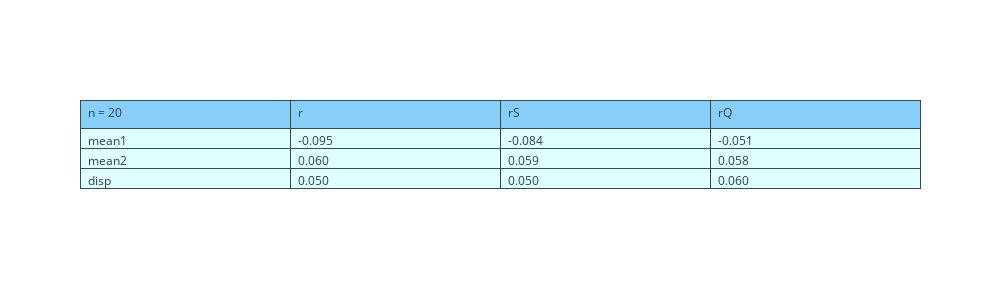
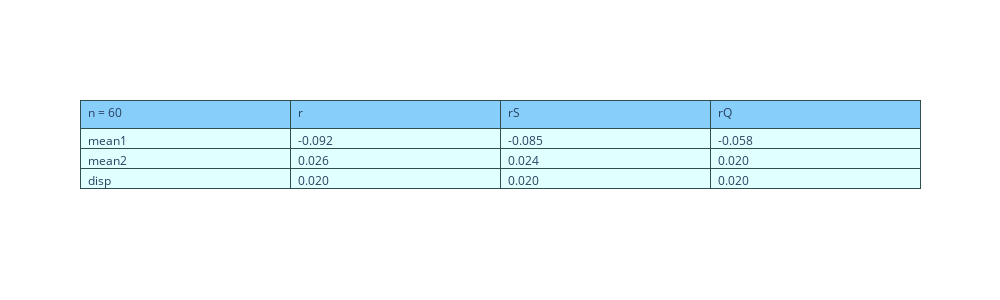
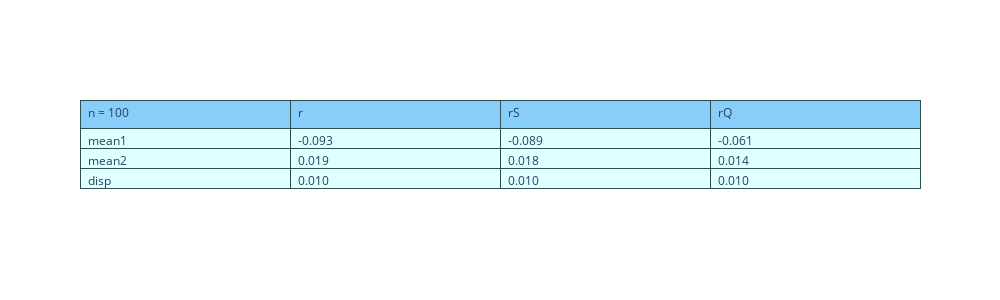

Notebook code cell kept with these figures, in order:
### Code cell
Draw(func,20)
Draw(func,60)
Draw(func,100)

### Figure 1 — Plotly figure (JSON) as saved in the notebook; plotly's stock layout.template omitted (floating-point values rounded to 4 significant figures)
{"data": [{"cells": {"align": "left", "fill": {"color": "lightcyan"}, "format": ["", ".3f"], "line": {"color": "darkslategray"}, "values": [["mean1", "mean2", "disp"], [-0.09533, 0.05976, 0.05], [-0.08439, 0.0591, 0.05], [-0.05136, 0.05812, 0.06]]}, "header": {"align": "left", "fill": {"color": "lightskyblue"}, "line": {"color": "darkslategray"}, "values": ["n = 20", "r", "rS", "rQ"]}, "type": "table"}], "layout": {"height": 300, "width": 1000}}

### Figure 2 — Plotly figure (JSON) as saved in the notebook; plotly's stock layout.template omitted (floating-point values rounded to 4 significant figures)
{"data": [{"cells": {"align": "left", "fill": {"color": "lightcyan"}, "format": ["", ".3f"], "line": {"color": "darkslategray"}, "values": [["mean1", "mean2", "disp"], [-0.09171, 0.02595, 0.02], [-0.08459, 0.02442, 0.02], [-0.0576, 0.02011, 0.02]]}, "header": {"align": "left", "fill": {"color": "lightskyblue"}, "line": {"color": "darkslategray"}, "values": ["n = 60", "r", "rS", "rQ"]}, "type": "table"}], "layout": {"height": 300, "width": 1000}}

### Figure 3 — Plotly figure (JSON) as saved in the notebook; plotly's stock layout.template omitted (floating-point values rounded to 4 significant figures)
{"data": [{"cells": {"align": "left", "fill": {"color": "lightcyan"}, "format": ["", ".3f"], "line": {"color": "darkslategray"}, "values": [["mean1", "mean2", "disp"], [-0.09307, 0.01852, 0.01], [-0.08901, 0.01758, 0.01], [-0.06078, 0.01396, 0.01]]}, "header": {"align": "left", "fill": {"color": "lightskyblue"}, "line": {"color": "darkslategray"}, "values": ["n = 100", "r", "rS", "rQ"]}, "type": "table"}], "layout": {"height": 300, "width": 1000}}
